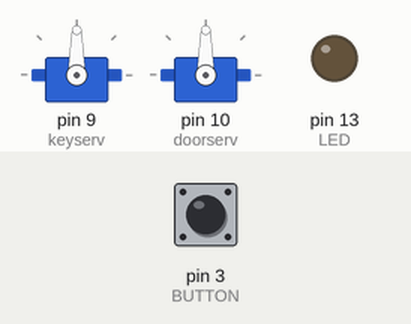
The sketch below on a simulated Arduino Uno, built with avr-gcc and run on an emulated ATmega328P. Parts: 2 × servo, output pins drawn as LEDs (lit = HIGH). Inputs (shaded band) come from the test bench; at power-on: pin 3 (BUTTON) HIGH.

Above: at 1.2 s.
1.3 s: pin 3 (BUTTON) pulled LOW for 0.15 s
At 4.0 s:
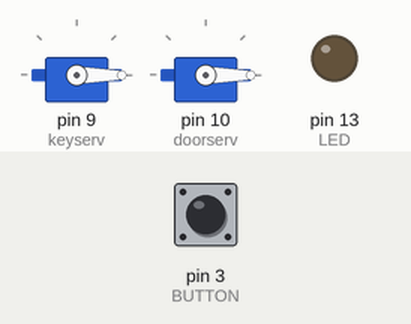
4.3 s: pin 3 (BUTTON) pulled LOW for 1 s
At 4.45 s:
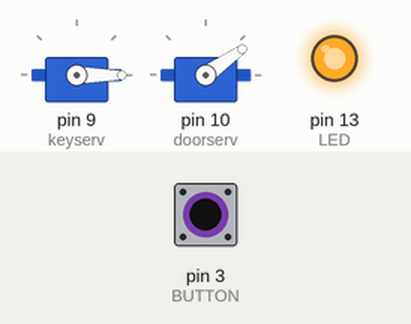
7.3 s: pin 3 (BUTTON) pulled LOW for 3.2 s
At 7.75 s:
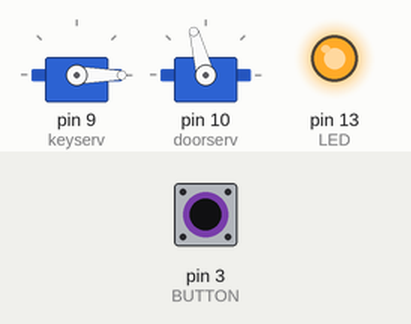
Timing chart, 0 to 12.6 s (numbered marks = the images above; inputs shaded):
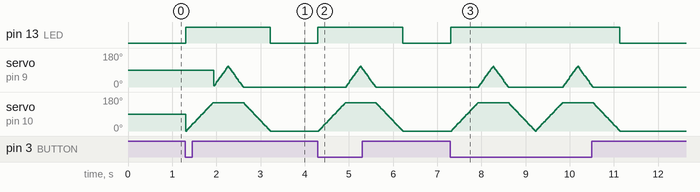

The sketch:

sketch_aug01a.ino
```cpp
#include <Servo.h>

Servo keyserv;  // create servo object to control a servo
Servo doorserv;
// Yellow => GND
// Red => 5V
// Orange => Pin9

int pos = 0;
// variable to store the servo position

int LED = 13;

int BUTTON = 3;
// Blue => GND
// Yellow => 5V
// Green => Pin3

void setup() {
  // put your setup code here, to run once:
  pinMode(LED, OUTPUT);
  pinMode(BUTTON,INPUT);
  keyserv.attach(9);  // attaches the servo on pin 9 to the servo object
  doorserv.attach(10);


}

void loop() {
  // put your main code here, to run repeatedly:
  if(digitalRead(BUTTON) == LOW)
  {
    digitalWrite(LED,HIGH);
    for (pos = 0; pos <= 150; pos += 1) { // goes from 0 degrees to 180 degrees
    // in steps of 1 degree
      doorserv.write(pos);              // tell servo to go to position in variable 'pos'
      delay(4);                       // waits 5ms for the servo to reach the position
    }


    for (pos = 0; pos <= 110; pos += 1) { // goes from 0 degrees to 180 degrees
    // in steps of 1 degree
      keyserv.write(pos);              // tell servo to go to position in variable 'pos'
      delay(3);                       // waits 5ms for the servo to reach the position
    }

    for (pos = 110; pos >= 0; pos -= 1) { // goes from 180 degrees to 0 degrees
      keyserv.write(pos);              // tell servo to go to position in variable 'pos'
      delay(3);                       // waits 5ms for the servo to reach the position
    }

    for (pos = 150; pos >= 0; pos -= 1) { // goes from 180 degrees to 0 degrees
      doorserv.write(pos);              // tell servo to go to position in variable 'pos'
      delay(4);                       // waits 5ms for the servo to reach the position
    }


  }else
  {

    digitalWrite(LED,LOW);
    delay(5);
  }

}
```

Measured:
- after the input at 1.3 s, pin 13 (LED): LOW → HIGH at once, → LOW 1.9 s later
- after the input at 4.3 s, pin 13 (LED): LOW → HIGH at once, → LOW 1.9 s later; servo on pin 9 (keyserv): rises from 0° to 109° in 0.32 s, then falls to 0° in 0.34 s; servo on pin 10 (doorserv): rises from 0° to 150° in 0.59 s, then falls to 0° in 1.3 s
